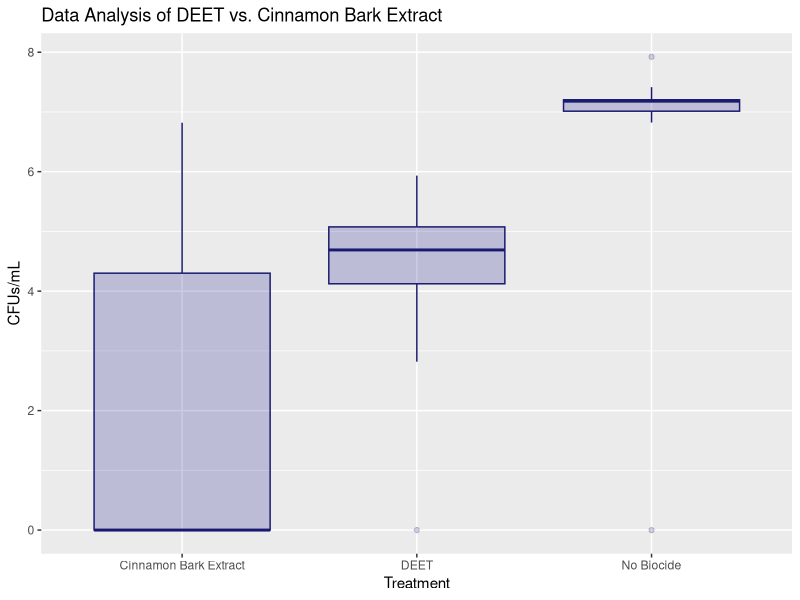

Generate this figure with R:
## ---- chunk 1
knitr::opts_chunk$set(echo = TRUE)
## ---- chunk 2
library(tidyverse)
library(readxl)

dat <- read_excel('./Project_Data_Clean.xlsx')

view(dat)

dat %>%
  ggplot(aes(x = Treatment,
             y = `CFUs/mL`)) +
  geom_boxplot(color = "midnightblue", fill="blue4", alpha=0.2) +
  labs(title = 'Data Analysis of DEET vs. Cinnamon Bark Extract')
